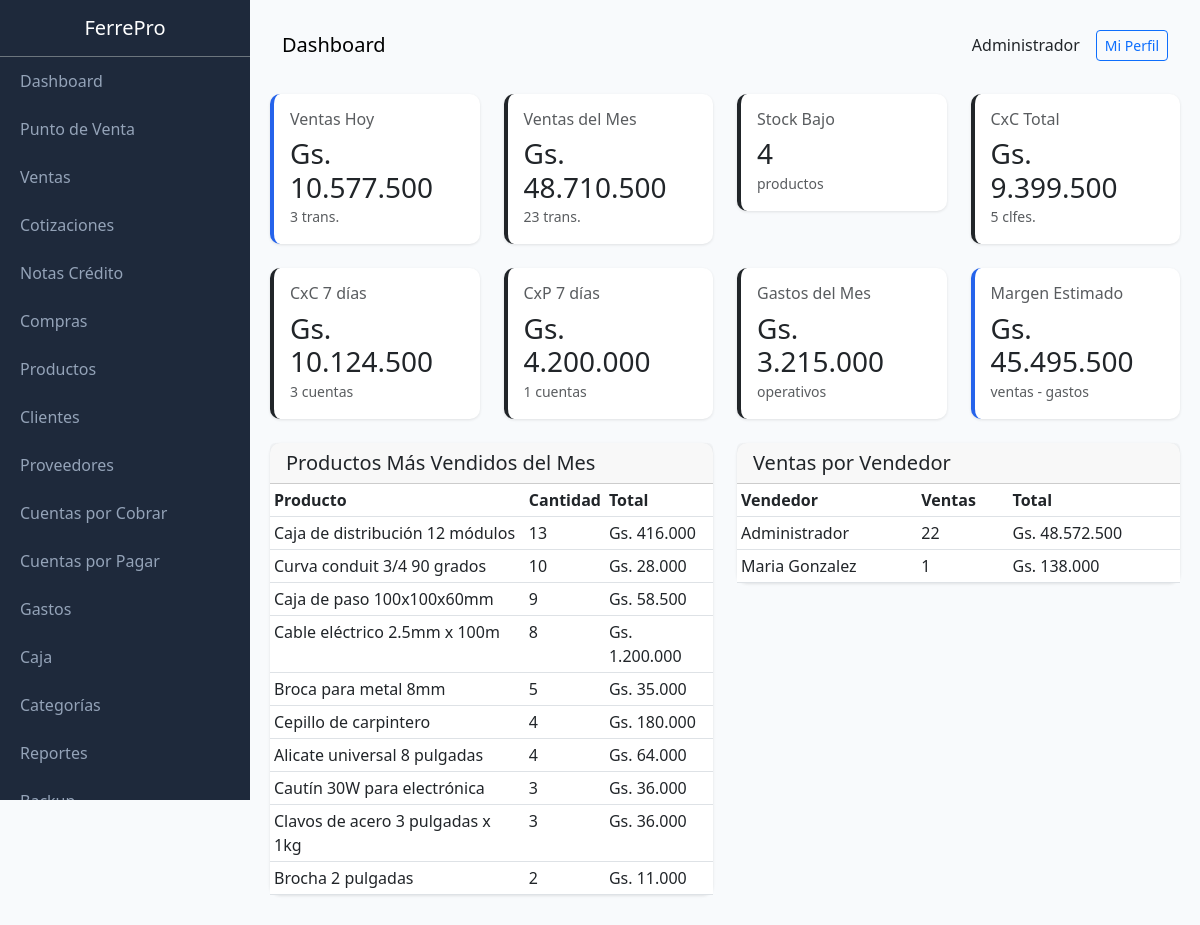
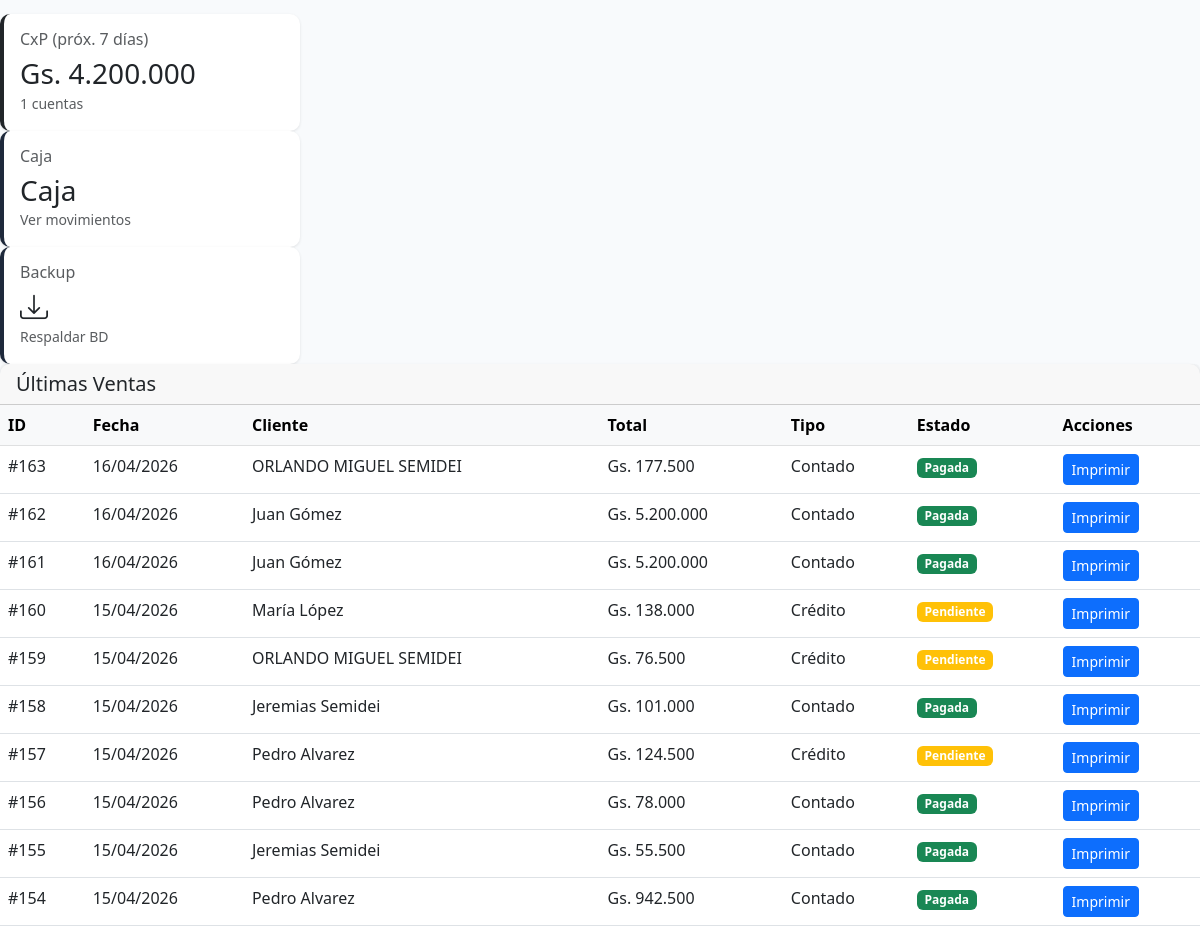
The app's page /public/index.php (signed in) with its own data (2 pictures, top to bottom).
### tables this page shows
CREATE TABLE users (
                id INTEGER PRIMARY KEY AUTOINCREMENT,
                name TEXT NOT NULL,
                email TEXT UNIQUE,
                password TEXT NOT NULL,
                role TEXT DEFAULT 'vendedor',
                active INTEGER DEFAULT 1,
                created_at DATETIME DEFAULT CURRENT_TIMESTAMP
            , last_login DATETIME, last_password_change DATETIME, failed_login_attempts INTEGER DEFAULT 0, locked_until DATETIME, two_fa_enabled INTEGER DEFAULT 0, two_fa_secret TEXT);

CREATE TABLE sales (
                id INTEGER PRIMARY KEY AUTOINCREMENT,
                client_id INTEGER,
                user_id INTEGER,
                type TEXT DEFAULT 'contado',
                status TEXT DEFAULT 'pagada',
                subtotal REAL DEFAULT 0,
                discount REAL DEFAULT 0,
                total REAL DEFAULT 0,
                payment_method TEXT DEFAULT 'efectivo',
                delivery_type TEXT DEFAULT 'mostrador',
                notes TEXT,
                created_at DATETIME DEFAULT CURRENT_TIMESTAMP,
                FOREIGN KEY (client_id) REFERENCES clients(id),
                FOREIGN KEY (user_id) REFERENCES users(id)
            );

CREATE TABLE clients (
                id INTEGER PRIMARY KEY AUTOINCREMENT,
                name TEXT NOT NULL,
                document_type TEXT DEFAULT 'DNI',
                document TEXT,
                phone TEXT,
                email TEXT,
                address TEXT,
                credit_limit REAL DEFAULT 0,
                category TEXT DEFAULT 'minorista',
                balance REAL DEFAULT 0,
                active INTEGER DEFAULT 1,
                created_at DATETIME DEFAULT CURRENT_TIMESTAMP
            , credit_days INTEGER DEFAULT 30);

### class/Database.php (called while the page is built, shortened)
<?php
class Database extends PDO {
    private static $instance = null;
    private function __construct() {
        $dbPath = dirname(__DIR__) . '/storage/ferrepro.db';
        $this->initTables();
    }
    public static function getInstance() {
        if (self::$instance === null) {
            self::$instance = new self();
        }
        return self::$instance;
    }
    private function initTables() {
        $this->seedDefaultData();
    }
    private function seedDefaultData() {
        $stmt = $this->query("SELECT COUNT(*) as count FROM users");
    }
}

### class/Format.php (called while the page is built, shortened)
<?php
class Format {
    public static function money($amount) {
        $amount = floatval($amount);
        return 'Gs. ' . number_format($amount, 0, ',', '.');
    }
    public static function date($date) {
        try {
            $dateObj = new DateTime($date);
            return $dateObj->format('d/m/Y');
        } catch (Exception $e) {
            return 'Fecha inválida';
        }
    }
}

### views/dashboard.php (the view, shortened to what this page needs)
<?php
$pageTitle = 'Dashboard';
$totalVentasHoy = $salesToday['COALESCE(SUM(total), 0)'] ?? 0;
$cantidadVentasHoy = $salesToday['COUNT(*)'] ?? 0;
$totalVentasMes = $salesMonth['COALESCE(SUM(total), 0)'] ?? 0;
$cantidadVentasMes = $salesMonth['COUNT(*)'] ?? 0;
$stockBajo = $productsLow['COUNT(*)'] ?? 0;
$clientesDeuda = $clientsDebt['COUNT(*)'] ?? 0;
$totalDeuda = $clientsDebt['COALESCE(SUM(balance), 0)'] ?? 0;
$receivableSoon = 0;
$receivableCountSoon = 0;
if (!empty($overdueReceivables)) {
    foreach ($overdueReceivables as $rec) {
        $dueDate = new DateTime($rec['due_date']);
        $today = new DateTime();
        $days = $today->diff($dueDate)->days;
        if ($days >= 0 && $days <= 7) {
            $receivableSoon += $rec['amount'];
            $receivableCountSoon++;
        }
    }
}
$payableSoon = 0;
$payableCountSoon = 0;
if (!empty($overduePayables)) {
    foreach ($overduePayables as $pay) {
        $dueDate = new DateTime($pay['due_date']);
        $today = new DateTime();
        $days = $today->diff($dueDate)->days;
        if ($days >= 0 && $days <= 7) {
            $payableSoon += $pay['amount'];
            $payableCountSoon++;
        }
    }
}
$content = '
<div class="row mb-4">
    <div class="col-md-3">
        <a href="?page=sales" class="text-decoration-none">
            <div class="card stat-card" style="border-color: var(--primary);">
                <div class="card-body">
                    <h6 class="text-muted">Ventas Hoy</h6>
                    <h3 class="mb-0">' . Format::money($totalVentasHoy) . '</h3>
                    <small class="text-muted">' . $cantidadVentasHoy . ' trans.</small>
                </div>
            </div>
        </a>
    </div>
    <div class="col-md-3">
        <a href="?page=sales" class="text-decoration-none">
            <div class="card stat-card" style="border-color: var(--success);">
                <div class="card-body">
                    <h6 class="text-muted">Ventas del Mes</h6>
                    <h3 class="mb-0">' . Format::money($totalVentasMes) . '</h3>
                    <small class="text-muted">' . $cantidadVentasMes . ' trans.</small>
                </div>
            </div>
        </a>
    </div>
    <div class="col-md-3">
        <a href="?page=products" class="text-decoration-none">
            <div class="card stat-card" style="border-color: var(--warning);">
                <div class="card-body">
                    <h6 class="text-muted">Stock Bajo</h6>
                    <h3 class="mb-0">' . $stockBajo . '</h3>
                    <small class="text-muted">productos</small>
                </div>
            </div>
        </a>
    </div>
    <div class="col-md-3">
        <a href="?page=receivable" class="text-decoration-none">
            <div class="card stat-card" style="border-color: var(--danger);">
                <div class="card-body">
                    <h6 class="text-muted">CxC Total</h6>
                    <h3 class="mb-0">' . Format::money($totalDeuda) . '</h3>
                    <small class="text-muted">' . $clientesDeuda . ' clfes.</small>
                </div>
            </div>
        </a>
    </div>
</div>
<div class="row mb-4">
    <div class="col-md-3">
        <a href="?page=receivable" class="text-decoration-none">
            <div class="card stat-card" style="border-color: var(--info);">
                <div class="card-body">
                    <h6 class="text-muted">CxC 7 días</h6>
                    <h3 class="mb-0">' . Format::money($receivableSoon) . '</h3>
                    <small class="text-muted">' . $receivableCountSoon . ' cuentas</small>
                </div>
            </div>
        </a>
    </div>
    <div class="col-md-3">
        <a href="?page=payable" class="text-decoration-none">
            <div class="card stat-card" style="border-color: var(--info);">
                <div class="card-body">
                    <h6 class="text-muted">CxP 7 días</h6>
                    <h3 class="mb-0">' . Format::money($payableSoon) . '</h3>
                    <small class="text-muted">' . $payableCountSoon . ' cuentas</small>
                </div>
            </div>
        </a>
    </div>
    <div class="col-md-3">
        <a href="?page=expenses" class="text-decoration-none">
            <div class="card stat-card" style="border-color: var(--secondary);">
                <div class="card-body">
                    <h6 class="text-muted">Gastos del Mes</h6>
                    <h3 class="mb-0">' . Format::money($expensesMonth['total'] ?? 0) . '</h3>
                    <small class="text-muted">operativos</small>
                </div>
            </div>
        </a>
    </div>
    <div class="col-md-3">
        <div class="card stat-card" style="border-color: var(--primary);">
            <div class="card-body">
                <h6 class="text-muted">Margen Estimado</h6>
                <h3 class="mb-0">' . Format::money(max(0, $totalVentasMes - ($expensesMonth['total'] ?? 0))) . '</h3>
                <small class="text-muted">ventas - gastos</small>
            </div>
        </div>
    </div>
</div>
<div class="row mb-4">
    <div class="col-md-6">
        <div class="card">
            <div class="card-header">
                <h5 class="mb-0">Productos Más Vendidos del Mes</h5>
            </div>
            <div class="card-body p-0">
                <table class="table table-sm mb-0">
                    <thead><tr><th>Producto</th><th>Cantidad</th><th>Total</th></tr></thead>
                    <tbody>';
if (!empty($topProducts)) {
    foreach ($topProducts as $p) {
        $content .= '<tr><td>' . htmlspecialchars($p['name']) . '</td><td>' . $p['quantity_sold'] . '</td><td>' . Format::money($p['total_vendido']) . '</td></tr>';
    }
} else {
    $content .= '<tr><td colspan="3">Sin ventas este mes</td></tr>';
}
$content .= '</tbody>
                </table>
            </div>
        </div>
    </div>
    <div class="col-md-6">
        <div class="card">
            <div class="card-header">
                <h5 class="mb-0">Ventas por Vendedor</h5>
            </div>
            <div class="card-body p-0">
                <table class="table table-sm mb-0">
                    <thead><tr><th>Vendedor</th><th>Ventas</th><th>Total</th></tr></thead>
                    <tbody>';
if (!empty($salesByUser)) {
    foreach ($salesByUser as $u) {
        $content .= '<tr><td>' . htmlspecialchars($u['name']) . '</td><td>' . $u['ventas'] . '</td><td>' . Format::money($u['total']) . '</td></tr>';
    }
} else {
    $content .= '<tr><td colspan="3">Sin ventas este mes</td></tr>';
}
$content .= '</tbody>
                </table>
            </div>
        </div>
    </div>
</div>
            </div>
        </a>
    </div>
    <div class="col-md-3">
        <a href="?page=payable" class="text-decoration-none">
            <div class="card stat-card" style="border-color: var(--secondary);">
                <div class="card-body">
                    <h6 class="text-muted">CxP (próx. 7 días)</h6>
                    <h3 class="mb-0">' . Format::money($payableSoon) . '</h3>
                    <small class="text-muted">' . $payableCountSoon . ' cuentas</small>
                </div>
            </div>
        </a>
    </div>
    <div class="col-md-3">
        <a href="?page=cash" class="text-decoration-none">
            <div class="card stat-card" style="border-color: var(--dark);">
                <div class="card-body">
                    <h6 class="text-muted">Caja</h6>
                    <h3 class="mb-0">Caja</h3>
                    <small class="text-muted">Ver movimientos</small>
                </div>
            </div>
        </a>
    </div>
    <div class="col-md-3">
        <a href="?page=backup" class="text-decoration-none">
            <div class="card stat-card" style="border-color: var(--dark);">
                <div class="card-body">
                    <h6 class="text-muted">Backup</h6>
                    <h3 class="mb-0"><i class="bi bi-download"></i></h3>
                    <small class="text-muted">Respaldar BD</small>
                </div>
            </div>
        </a>
    </div>
</div>
<div class="row">
    <div class="col-md-12">
        <div class="card">
            <div class="card-header">
                <h5 class="mb-0">Últimas Ventas</h5>
            </div>
            <div class="card-body p-0">
                <table class="table table-hover mb-0">
                    <thead class="table-light">
                        <tr>
                            <th>ID</th>
                            <th>Fecha</th>
                            <th>Cliente</th>
                            <th>Total</th>
                            <th>Tipo</th>
                            <th>Estado</th>
                            <th>Acciones</th>
                        </tr>
                    </thead>
                    <tbody>';
if (count($recentSales) == 0) {
    $content .= '<tr><td colspan="7" class="text-center">No hay ventas</td></tr>';
} else {
    foreach ($recentSales as $s) {
        $statusClass = $s['status'] === 'pagada' ? 'success' : 'warning';
        $content .= '<tr>
            <td>#' . $s['id'] . '</td>
            <td>' . Format::date($s['created_at']) . '</td>
            <td>' . htmlspecialchars($s['client_name'] ?? 'Mostrador') . '</td>
            <td>' . Format::money($s['total']) . '</td>
            <td>' . ($s['type'] === 'contado' ? 'Contado' : 'Crédito') . '</td>
            <td><span class="badge bg-' . $statusClass . '">' . ($s['status'] === 'pagada' ? 'Pagada' : 'Pendiente') . '</span></td>
            <td><a href="?page=sales&action=print&id=' . $s['id'] . '" class="btn btn-sm btn-primary" target="_blank">Imprimir</a></td>
        </tr>';
    }
}
$content .= '</tbody>
                </table>
            </div>
        </div>
    </div>
</div>';

### views/layouts/main.php (shortened to what this page needs)
<!DOCTYPE html>
<html lang="es">
<head>
    <link rel="stylesheet" href="https://cdn.jsdelivr.net/npm/bootstrap@5.3.0/dist/css/bootstrap.min.css">
    <link rel="stylesheet" href="https://cdn.jsdelivr.net/npm/bootstrap-icons@1.10.0/font/bootstrap-icons.css">
</head>
<body>
    <div class="sidebar">
        <div class="p-3 text-center border-bottom border-secondary">
            <h5 class="text-white mb-0">FerrePro</h5>
        </div>
        <nav class="nav flex-column">
            <a class="nav-link" href="?page=dashboard">Dashboard</a>
            <a class="nav-link" href="?page=pos">Punto de Venta</a>
            <a class="nav-link" href="?page=sales">Ventas</a>
            <a class="nav-link" href="?page=quotes">Cotizaciones</a>
            <a class="nav-link" href="?page=credit_notes">Notas Crédito</a>
            <a class="nav-link" href="?page=purchases">Compras</a>
            <a class="nav-link" href="?page=products">Productos</a>
            <a class="nav-link" href="?page=clients">Clientes</a>
            <a class="nav-link" href="?page=providers">Proveedores</a>
            <a class="nav-link" href="?page=receivable">Cuentas por Cobrar</a>
            <a class="nav-link" href="?page=payable">Cuentas por Pagar</a>
            <a class="nav-link" href="?page=expenses">Gastos</a>
            <a class="nav-link" href="?page=cash">Caja</a>
            <a class="nav-link" href="?page=categories">Categorías</a>
            <a class="nav-link" href="?page=reports">Reportes</a>
            <a class="nav-link" href="?page=backup">Backup</a>
        </nav>
    </div>
    <div class="main-content">
        <nav class="navbar navbar-expand-lg mb-4 rounded">
            <div class="container-fluid">
                <span class="navbar-brand mb-0 h1"><?= $pageTitle ?? 'FerrePro' ?></span>
                <div class="d-flex align-items-center gap-3">
                    <span><?= user()['name'] ?? '' ?></span>
                    <a href="?page=profile" class="btn btn-sm btn-outline-primary">Mi Perfil</a>
                </div>
            </div>
        </nav>
        <?= $content ?? '' ?>
</body>
</html>

### records on screen
users: name "Administrador"
sales: id "163", created_at "16/04/2026", client.name "ORLANDO MIGUEL SEMIDEI", total "Gs. 177.500", type "Contado", status "Pagada"
sales: id "162", created_at "16/04/2026", client.name "Juan Gómez", total "Gs. 5.200.000", type "Contado", status "Pagada"
sales: id "161", created_at "16/04/2026", client.name "Juan Gómez", total "Gs. 5.200.000", type "Contado", status "Pagada"
sales: id "160", created_at "15/04/2026", client.name "María López", total "Gs. 138.000", type "Crédito", status "Pendiente"
sales: id "159", created_at "15/04/2026", client.name "ORLANDO MIGUEL SEMIDEI", total "Gs. 76.500", type "Crédito", status "Pendiente"
sales: id "158", created_at "15/04/2026", client.name "Jeremias Semidei", total "Gs. 101.000", type "Contado", status "Pagada"
sales: id "157", created_at "15/04/2026", client.name "Pedro Alvarez", total "Gs. 124.500", type "Crédito", status "Pendiente"
sales: id "156", created_at "15/04/2026", client.name "Pedro Alvarez", total "Gs. 78.000", type "Contado", status "Pagada"
sales: id "155", created_at "15/04/2026", client.name "Jeremias Semidei", total "Gs. 55.500", type "Contado", status "Pagada"
sales: id "154", created_at "15/04/2026", client.name "Pedro Alvarez", total "Gs. 942.500", type "Contado", status "Pagada"

### other values on screen
$pageTitle "Dashboard"
Format::money($totalVentasHoy) "Gs. 10.577.500"
$cantidadVentasHoy "3"
Format::money($totalVentasMes) "Gs. 48.710.500"
$cantidadVentasMes "23"
$stockBajo "4"
Format::money($totalDeuda) "Gs. 9.399.500"
$clientesDeuda "5"
Format::money($receivableSoon) "Gs. 10.124.500"
$receivableCountSoon "3"
Format::money($payableSoon) "Gs. 4.200.000"
$payableCountSoon "1"
Format::money($expensesMonth['total'] ?? 0) "Gs. 3.215.000"
$p['name'] "Caja de distribución 12 módulos"
$p['quantity_sold'] "13"
